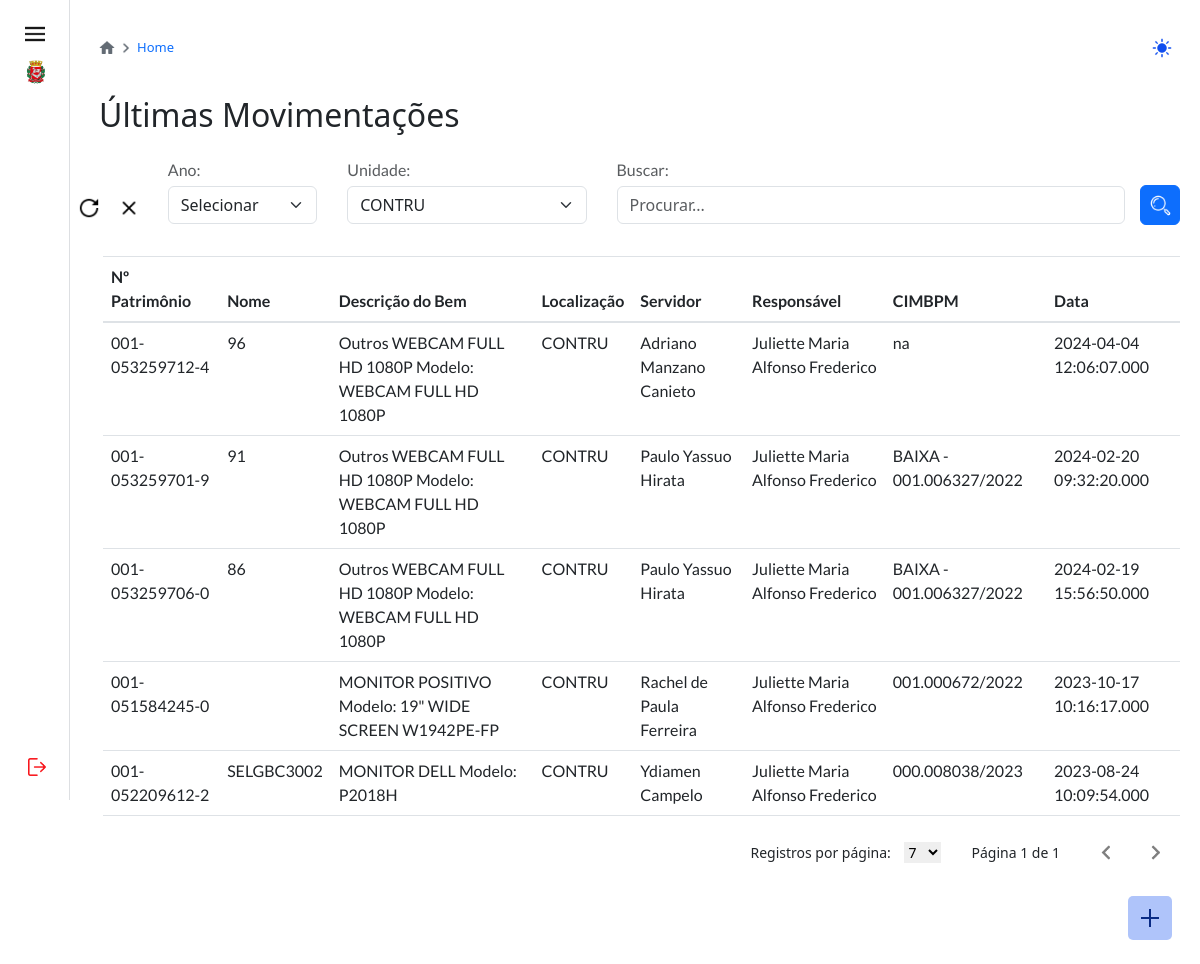
/pesquisar-home.php?unidade=CONTRU (signed in), run on the app's committed database.
### tables this page shows
CREATE TABLE IF NOT EXISTS `transferencia` (
  `id` int(11) NOT NULL AUTO_INCREMENT,
  `iditem` varchar(240) DEFAULT NULL,
  `localanterior` varchar(240) DEFAULT NULL,
  `localnovo` varchar(240) DEFAULT NULL,
  `datatransf` datetime(3) DEFAULT current_timestamp(3),
  `idusuario` varchar(240) DEFAULT NULL,
  `usuario` varchar(240) DEFAULT NULL,
  `servidoranterior` varchar(240) DEFAULT NULL,
  `servidoratual` varchar(240) DEFAULT NULL,
  `cimbpm` varchar(240) DEFAULT NULL,
  PRIMARY KEY (`id`)
);

CREATE TABLE IF NOT EXISTS `item` (
  `idbem` int(11) NOT NULL AUTO_INCREMENT,
  `patrimonio` varchar(240) DEFAULT NULL,
  `tipo` varchar(240) DEFAULT NULL,
  `descsbpm` varchar(240) DEFAULT NULL,
  `numserie` varchar(240) DEFAULT NULL,
  `tiposbpm` varchar(240) DEFAULT NULL,
  `marca` varchar(240) DEFAULT NULL,
  `modelo` varchar(240) DEFAULT NULL,
  `localizacao` varchar(240) DEFAULT NULL,
  `servidor` varchar(240) DEFAULT NULL,
  `numprocesso` varchar(240) DEFAULT NULL,
  `cimbpm` varchar(240) DEFAULT NULL,
  `nome` varchar(240) DEFAULT NULL,
  `statusitem` varchar(240) DEFAULT NULL,
  PRIMARY KEY (`idbem`)
);

### pesquisar-home.php (the view, shortened to what this page needs)
<?php
include_once('conexoes/config.php');
include_once('header.php');
$condicoes = [];
if (isset($_GET['unidade']) && $_GET['unidade'] !== '') {
    $unidade = $conexao->real_escape_string($_GET['unidade']);
    $condicoes[] = "localnovo = '$unidade'";
}
if (!empty($condicoes)) {
    $where = " WHERE " . implode(" AND ", $condicoes);
} else {
    $where = '';
}
$busca = "SELECT item.patrimonio, item.tipo, item.marca, item.modelo, item.nome, transferencia.cimbpm, transferencia.localnovo, transferencia.servidoratual, transferencia.usuario, transferencia.datatransf
FROM item
INNER JOIN transferencia ON item.idbem = transferencia.iditem
$where
ORDER BY transferencia.datatransf DESC";
$page = isset($_GET['page']) ? intval($_GET['page']) : 1;
if (isset($_GET['limit'])) {
    $limit = $conexao->real_escape_string($_GET['limit']);
} else {
    $limit = 7;
}
$offset = ($page - 1) * $limit;
$sql_home_query = "$busca LIMIT {$limit} OFFSET {$offset}";
$sql_home_query_exec = $conexao->query($sql_home_query) or die($conexao->error);
$sql_home_count_query = "SELECT COUNT(*) as c FROM item INNER JOIN transferencia ON item.idbem = transferencia.iditem $where";
$sql_home_count_query_exec = $conexao->query($sql_home_count_query) or die($conexao->error);
$sql_home_count = $sql_home_count_query_exec->fetch_assoc();
$home_count = $sql_home_count['c'];
$page_number = ceil($home_count / $limit);
$ano = $unidade = isset($_GET['ano']) ? $conexao->real_escape_string($_GET['ano']) : '';
?>
<body>
    <?php
    include_once('menu.php');
    ?>
    <div class="p-4 p-md-4 pt-3 conteudo">
        <div class="carrossel-box mb-4">
            <div class="carrossel">
                <a href="./home.php" class="mb-3 me-1"><img src="./images/icon-casa.png" class="icon-carrossel mt-3" alt=""></a>
                <img src="./images/icon-avancar.png" class="icon-carrossel-i" alt="icon-avancar">
                <a href="./home.php" class="text-primary ms-1 carrossel-text">Home</a>
            </div>
            <div class="button-dark">
                <a href="#"><img src="./images/icon-sun.png" class="icon-sun" alt="#"></a>
            </div>
        </div>
        <h2 class="mb-3 mt-4">Últimas Movimentações</h2>
        <div class="conteudo ml-1 mt-4" style="width: 100%;">
            <div class="d-flex justify-content-center flex-column" style="width: 100%;">
                <form class="d-flex justify-content-end align-items-end" action="pesquisar-home.php" method="GET" style="width: 100%;">
                    <a href="#" onclick="recarregar()" class="mb-2 mr-2 usuario-img" id="recarregar" style="cursor: pointer;">
                        <img src="./images/icon-recarregar.png" alt="#" id='img-recarregar'>
                    </a>
                    <a class="mb-2 mr-2 usuario-img" onclick='limparInput()' id="limpar" style="cursor: pointer;">
                        <img src="./images/limpar.png" alt="#" id='img-recarregar'>
                    </a>
                    <div class="col-2 mb-2">
                        <p class="mb-1 text-muted">Ano:</p>
                        <select id="anoSelect" class="form-select" name="ano">
                        <option value="<?php echo htmlspecialchars($ano) == '' ? '' : htmlspecialchars($ano) ?>" hidden><?php echo htmlspecialchars($ano) == '' ? 'Selecionar' : htmlspecialchars($ano) ?></option>
                        </select>
                    </div>
                    <div class="col-3 mb-2">
                        <p class="mb-1 text-muted">Unidade:</p>
                        <select id="unidadeSelect" class="form-select" name="unidade">
                            <option value="<?php echo $_GET['unidade'] == '' ? '' : $_GET['unidade'] ?>" hidden><?php echo $_GET['unidade'] == '' ? 'Selecionar' : $_GET['unidade'] ?></option>
                        </select>
                    </div>
                    <div class="col-6 mb-2">
                        <p class="mb-1 text-muted">Buscar:</p>
                        <input class="form-control buscar" id="myInput" name="pesquisar" type="text" placeholder="Procurar..." value="<?php echo $_GET['pesquisar'] ?>">
                    </div>
                    <button type="submit" class="btn btn-primary btn-filtrar"><img class="icon" src="./images/icon-filtrar.png" alt="#"></button>
                </form>
                <br>
                <table class="table table-hover">
                    <thead>
                        <tr>
                            <th scope="col">Nº Patrimônio</th>
                            <th scope="col">Nome</th>
                            <th scope="col">Descrição do Bem</th>
                            <th scope="col">Localização</th>
                            <th scope="col">Servidor</th>
                            <th scope="col">Responsável</th>
                            <th scope="col">CIMBPM</th>
                            <th scope="col">Data</th>
                        </tr>
                    </thead>
                    <tbody id='myTable'>
                        <?php
                        while ($user_data = $sql_home_query_exec->fetch_assoc()) {
                            $marca = $user_data['marca'];
                            $modelo = $user_data['modelo'];
                            $tipo = $user_data['tipo'];
                            $desc = "$tipo $marca Modelo: $modelo";
                            echo "<tr>";
                            echo "<td style='cursor: pointer;'>{$user_data['patrimonio']}<span hidden>todos</span></td>";
                            echo "<td style='cursor: pointer;'>{$user_data['nome']}<span hidden>todos</span></td>";
                            echo "<td style='cursor: pointer;'>{$desc}<span hidden>todos</span></td>";
                            echo "<td style='cursor: pointer;'>{$user_data['localnovo']}<span hidden>todos</span></td>";
                            echo "<td style='cursor: pointer;'>{$user_data['servidoratual']}<span hidden>todos</span></td>";
                            echo "<td style='cursor: pointer;'>{$user_data['usuario']}<span hidden>todos</span></td>";
                            echo "<td style='cursor: pointer;'>{$user_data['cimbpm']}<span hidden>todos</span></td>";
                            echo "<td style='cursor: pointer;'>{$user_data['datatransf']}<span hidden>todos</span></td>";
                            echo "</tr>";
                        } ?>
                    </tbody>
                </table>
            </div>
            <div class='pagination-controls'>
                <div class='records-per-page'>
                    <label for='recordsPerPage'>Registros por página:</label>
                    <select id='recordsPerPage' onchange="updateLimit()">
                        <option value='<?php echo $limit ?>' selected hidden> <?php echo $limit ?></option>
                    </select>
                </div>
                <div class='page-info'>Página <?php echo $page; ?> de <?php echo $page_number; ?></div>
                <?php
                $opacidade_esquerda = ($page == 1) ? '0.5' : '1';
                $opacidade_direita = ($page == $page_number) ? '0.5' : '1';
                $disabled_esquerda = ($opacidade_esquerda == '0.5') ? 'disabled' : '';
                $disabled_direita = ($opacidade_direita == '0.5') ? 'disabled' : '';
                $unidade = $_GET['unidade'];
                $pesquisar = $_GET['pesquisar'];
                $ano = $_GET['ano'];
                echo "<a href='?page=" . ($page - 1) . "&limit=" . $limit . "&ano=" . $ano . "&unidade=" . urlencode($unidade) . "&pesquisar=" . urlencode($pesquisar) . "' class='arrow-button esquerda" . ($disabled_esquerda ? ' disabled' : '') . "' id='esquerda" . ($disabled_esquerda ? '-disabled' : '') . "' style='opacity: {$opacidade_esquerda}' {$disabled_esquerda} onclick='passarValorBuscar()'><img src='./images/icon-paginacaoE.png' alt='#' class='arrow-icon'></a>";
                echo "<a href='?page=" . ($page + 1) . "&limit=" . $limit . "&ano=" . $ano . "&unidade=" . urlencode($unidade) . "&pesquisar=" . urlencode($pesquisar) . "' class='arrow-button direita" . ($disabled_direita ? ' disabled' : '') . "' id='direita" . ($disabled_direita ? '-disabled' : '') . "' style='opacity: {$opacidade_direita}' {$disabled_direita} onclick='passarValorBuscar()'><img src='./images/icon-paginacaoD.png' alt='#' class='arrow-icon'></a>";
                ?>
            </div>
            <div class="d-flex justify-content-end mt-4 mr-2">
                <a href="./cadastrodeusuario.php" id="btn-adc-usuario">
                    <img src="./images/icons-adcUsuario.png" alt="">
                </a>
            </div>
        </div>
    </div>
</body>

### css/style.css (style rules this page uses)
* { padding: 0; margin: 0; box-sizing: border-box; }
h1, h2, h3, h4, h5, h6 { font-family: "PT Sans Narrow", sans-serif;; }
p, span, th, td { font-family: 'Lato', sans-serif; }
html { width: 100%; height: 100%; }
body { display: flex; min-height: 100vh; }
.conteudo { margin-left: 340px; flex-wrap: wrap; width: 81%; height: 90%; }
.icon-carrossel { width: 16px; }
.icon-carrossel-i { width: 14px; }
.carrossel-box { display: flex; flex-direction: row; align-items: center; justify-content: space-between; }
.carrossel { display: flex; flex-direction: row; align-items: center; }
.carrossel > a { font-size: 13px; text-decoration: none; }
.icon-sun { width: 20px; margin-bottom: 2px; }
.button-dark { padding: 2px 4px; border-radius: 3px; }
#btn-adc-usuario { background-color: #AFC4FA; display: flex; justify-content: center; align-items: center; width: 44px; height: 44px; border-radius: 5px; }
#btn-adc-usuario > img { width: 24px; height: 24px; }
.usuario-img { height: 33px; width: 33px; padding: 5px; display: flex; justify-content: center; align-items: center; border-radius: 5px; margin-top: 10px; }
.arrow-button { border: none; background-color: transparent; padding: 0; margin: 0 5px; width: 40px; height: 40px; cursor: pointer; display: flex; justify-content: center; align-items: center; }
#esquerda-disabled, #direita-disabled { pointer-events: none; opacity: 0.5; cursor: not-allowed; }
.arrow-icon { width: 15px; height: 15px; opacity: 1; }
.pagination-controls { display: flex; flex-direction: row; justify-content: end; align-items: stretch; font-size: 14px; }
.records-per-page { margin-top: 10px; }
.records-per-page > label { margin-right: 10px; }
#recordsPerPage { border: none; margin-right: 20px; font-size: 14px; }
.page-info { margin-left: 10px; margin-right: 20px; margin-top: 10px; font-size: 14px; }

### css/modal.css (style rules this page uses)
.conteudo { margin-left: 340px; width: 100%; }
@media (max-width: 1300px) { .conteudo { margin-left: 75px; } }

### pesquisar-home.php (style rules this page uses)
@media (max-width: 1600px) { .conteudo { margin-left: 75px; width: 95%; } }
#img-recarregar { width: 22px; height: 22px; }
.btn-filtrar { width: 40px; height: 40px; margin-bottom: 7px; display: flex; justify-content: center; align-items: center; }
.btn-filtrar>img { width: 25px; height: 25px; }

### data on the page
transferencia: iditem.patrimonio "001-053259712-4", iditem.nome "96", iditem.modelo "Outros WEBCAM FULL HD 1080P Modelo: WEBCAM FULL HD 1080P", localnovo "CONTRU", servidoratual "Adriano Manzano Canieto", usuario "Juliette Maria Alfonso Frederico", cimbpm "na", datatransf "2024-04-04 12:06:07.000"
transferencia: iditem.patrimonio "001-053259701-9", iditem.nome "91", iditem.modelo "Outros WEBCAM FULL HD 1080P Modelo: WEBCAM FULL HD 1080P", localnovo "CONTRU", servidoratual "Paulo Yassuo Hirata", usuario "Juliette Maria Alfonso Frederico", cimbpm "BAIXA - 001.006327/2022", datatransf "2024-02-20 09:32:20.000"
transferencia: iditem.patrimonio "001-053259706-0", iditem.nome "86", iditem.modelo "Outros WEBCAM FULL HD 1080P Modelo: WEBCAM FULL HD 1080P", localnovo "CONTRU", servidoratual "Paulo Yassuo Hirata", usuario "Juliette Maria Alfonso Frederico", cimbpm "BAIXA - 001.006327/2022", datatransf "2024-02-19 15:56:50.000"
transferencia: iditem.patrimonio "001-051584245-0", iditem.modelo "MONITOR POSITIVO Modelo: 19\" WIDE SCREEN W1942PE-FP", localnovo "CONTRU", servidoratual "Rachel de Paula Ferreira", usuario "Juliette Maria Alfonso Frederico", cimbpm "001.000672/2022", datatransf "2023-10-17 10:16:17.000"
transferencia: iditem.patrimonio "001-052209612-2", iditem.nome "SELGBC3002", iditem.modelo "MONITOR DELL Modelo: P2018H", localnovo "CONTRU", servidoratual "Ydiamen Campelo", usuario "Juliette Maria Alfonso Frederico", cimbpm "000.008038/2023", datatransf "2023-08-24 10:09:54.000"

### other printed values
$page "1"
$page_number "1"
form field unidade "CONTRU"
form field value "7"
